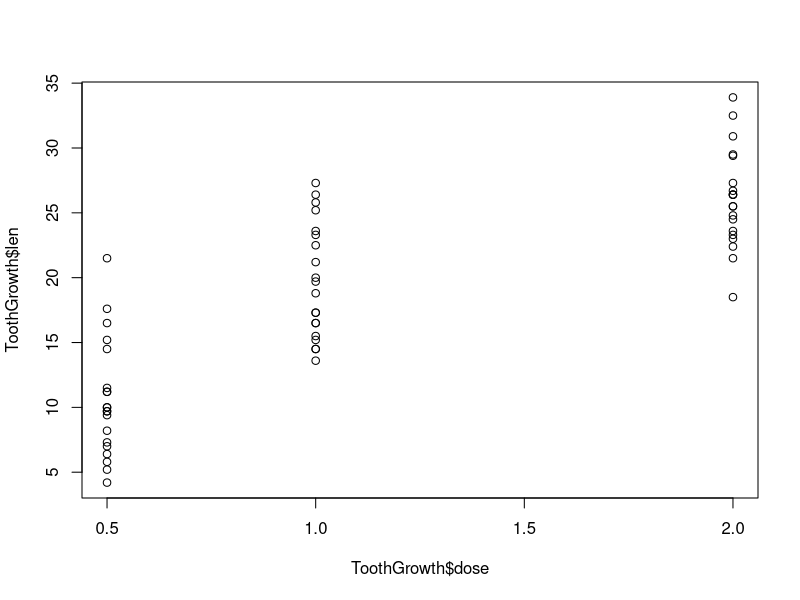

Write R code to recreate this figure.
## ---- chunk 1
set.seed(123) # this ensures that any psuedo-random computations are always the same
## ---- chunk 2

# code to load package
library(tidyverse)

#code to show sessionInfo

sessionInfo()
## ---- chunk 3
# YOUR CODE HERE
iris_tibble = as_tibble(ToothGrowth)
print(iris_tibble)
## ---- chunk 4

# YOUR CODE HERE

filter(ToothGrowth, supp == "VC")
## ---- chunk 5

# YOUR CODE HERE
filter(ToothGrowth, supp == "OJ" & dose>= 1.0)


## ---- chunk 6

# YOUR CODE HERE
tooth_growth_tibble <- ToothGrowth %>% group_by(supp) %>% summarise(mean_len = mean(len))
print(tooth_growth_tibble)
## ---- chunk 7

# YOUR CODE HERE
plot(ToothGrowth$dose,ToothGrowth$len)

